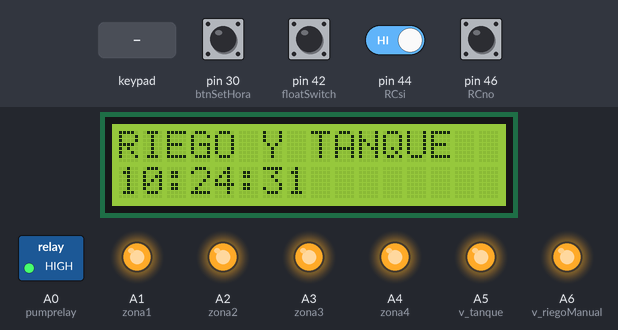
Recording of a sketch running on a simulated Arduino Mega 2560, built with avr-gcc and run on an emulated ATmega2560. Parts: 16×2 character LCD, switched loads named in the sketch (green lamp = pin HIGH), output pins drawn as LEDs (lit = HIGH). The inputs (shaded band) are chosen by the test bench; at power-on: pin 30 (btnSetHora), pin 42 (floatSwitch), pin 44 (RCsi), pin 46 (RCno) HIGH. The local clock reads 2024-03-15 10:24:30 at power-on unless the sketch sets it; storage starts empty.

Above: at 1.3 s.
1.4 s: pin 42 (floatSwitch) pulled LOW for 0.15 s
At 1.8 s:
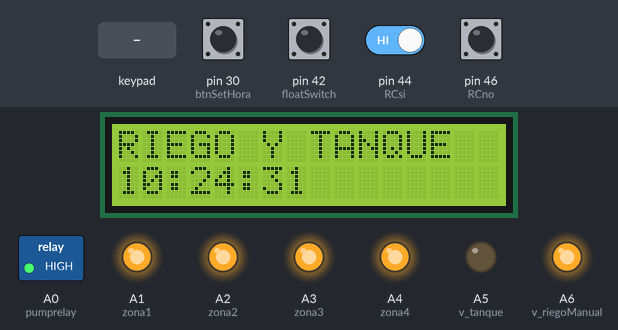
2.1 s: pin 44 (RCsi) driven LOW
At 4.8 s:
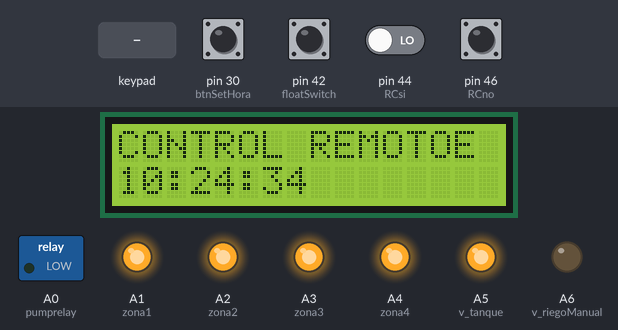
5.1 s: pin 30 (btnSetHora) pulled LOW for 1 s
At 6.3 s:
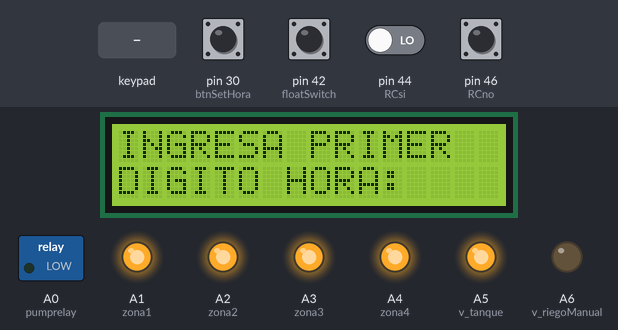
7.6 s: keypad keys 1 2 1 1 1 0 pressed 0.4 s apart
At 9.9 s:
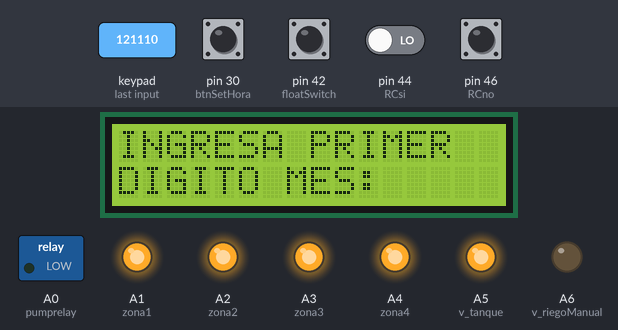
11.5 s: key '1' pressed
At 12.1 s:
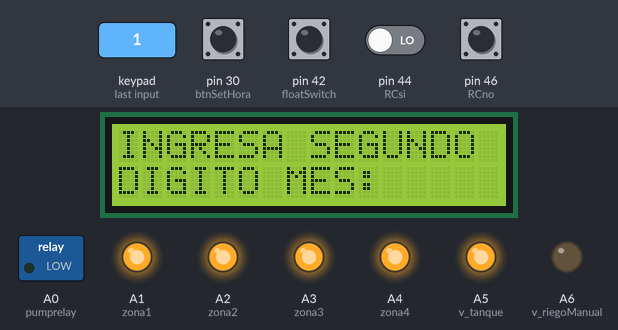
13.0 s: keypad keys 9 8 7 6 pressed 0.4 s apart
At 14.1 s:
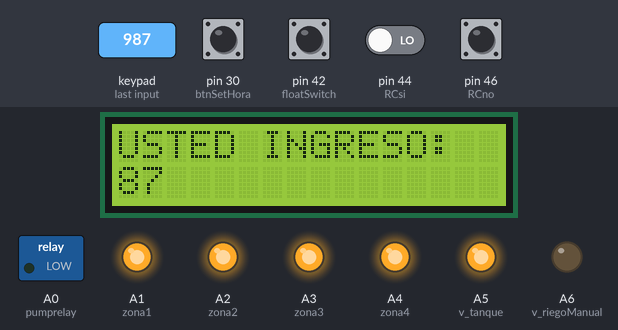
Timing chart, 0 to 16.0 s (numbered marks = the images above; inputs shaded):
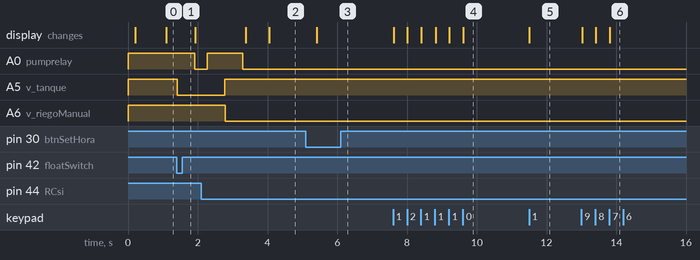

The sketch:

water.ino
```cpp
//Created by Alejandro Garcia for atmega2560
// The system controlls the level of water tank, irrigation and pressure.
// the water is extracted from 35 meters deep by a lectric pump controlled by this system throw a 5v Relay
// In addition the systems irrigates over 4 zones (programmable).
// All Events are logged on SDCARD (note: sdcard library uses 512 Bytes of RAM memory)
// A lc1602 Display shows the current status of the system and it is requiered for Time/Date setup
// A matrix 4x4 Keyboard is required for time setup
// The system includes a remote control using HT12 E/D (which activates the pump and a solenoid valve send flow trougth a hose 5th zone)
// Solenoid valves are requiered and 7 relays ( 1 pump, 4 zones, 1 house water tank, hose )
//
// The comments will be traslated to English on request
// I am aware that the code is not the best, but works fine ! and it could be helpful to someone doing something similar
// I will be working on it again durring 2016 to make it cleaner and ligth enough to fit in Ard UNO RAM memory
// mesihas@gmail.com


#include <Wire.h>
#include <LiquidCrystal.h>
#include <Time.h>
#include <TimeAlarms.h>
#include <DS1307RTC.h>
#include <avr/wdt.h>
#include <Keypad.h>
#include <SPI.h>
#include <SD.h>

// RELAYS
int v_riegoManual = A6;
int v_tanque = A5;
int zona4 = A4;
int zona3 = A3;
int zona2 = A2;
int zona1 = A1;
int pumprelay = A0;
int buzzer = 1;

// botones y Switches
int btnSetHora = 30;
int Z1M=1;
int Z2M=1;
int Z3M=1;
int Z4M=1;
int TnqM=1;
int RCsi = 44;
int RCno = 46;
int floatSwitch = 42;
int snrlluvia = 1;
// SPI
const int chipSelect = 53; ////SD card

int pantalla = 0;
int i=0;
int intZona=0;


char tiempo[2];
String hora;
String minu;
String segu;
String dia;
String mes;
String anio;

String dataString; // para log SD

const int numRows = 2;
const int numCols = 16;

LiquidCrystal lcd(14, 15, 16, 17, 18, 19);
//LiquidCrystal_I2C lcd(0x26,16,2);

//########### KeyPad ####################
const byte ROWS = 4; // Four rows
const byte COLS = 3; // Three columns
// Define the Keymap
char keys[ROWS][COLS] = {
  {'1','2','3'},
  {'4','5','6'},
  {'7','8','9'},
  {'#','0','*'}
};
// Connect keypad ROW0, ROW1, ROW2 and ROW3 to these Arduino pins.
byte rowPins[ROWS] = { 9, 8, 7, 6 };
// Connect keypad COL0, COL1 and COL2 to these Arduino pins.
byte colPins[COLS] = { 12, 11, 10 };
// Create the Keypad
Keypad kpd = Keypad( makeKeymap(keys), rowPins, colPins, ROWS, COLS );
//#define ledpin 13 // Keypad

//########### KeyPad #######################
//########### RAIN SENSOR ##################
// lowest and highest sensor readings:
const int sensorMin = 0;     // sensor minimum
const int sensorMax = 1024;  // sensor maximum
//########### RAIN SENSOR ####################


//int calibrationTime = 30;
boolean runningRiego = false;
boolean runningTanque = false;
boolean runningRC = false;
boolean dspRiego = false;
boolean dspRiegoManual = false;
boolean dspTanque = false;
boolean crSI= false;
boolean crNO= false;
//


int valorSwitchTanque  = digitalRead(floatSwitch);
int valorRCsi= digitalRead(RCsi);
int valorRCno= digitalRead(RCno);

int range; //rain sensor
/*
//the time when the sensor outputs a low impulse
long unsigned int lowIn;

//the amount of milliseconds the sensor has to be low
//before we assume all motion has stopped
long unsigned int pause = 5000;

boolean lockLow = true;
boolean takeLowTime;

int pirPin = 4;    //the digital pin connected to the PIR sensor's output
int ledPin = 13;
// the follow variables are long's because the time, measured in miliseconds,
// will quickly become a bigger number than can be stored in an int.

*/
//int clockAddress = 0x68; // direccion I2C
void setup()
{

  pinMode(pumprelay, OUTPUT);
  pinMode(zona1, OUTPUT);
  pinMode(zona2, OUTPUT);
  pinMode(zona3, OUTPUT);
  pinMode(zona4, OUTPUT);
  pinMode(v_tanque, OUTPUT);
  pinMode(v_riegoManual, OUTPUT);
  pinMode(buzzer, OUTPUT);

  pinMode(btnSetHora, INPUT_PULLUP);
  pinMode(floatSwitch, INPUT_PULLUP);
  pinMode(RCsi, INPUT);
  pinMode(RCno, INPUT);

  digitalWrite(pumprelay, HIGH);
  digitalWrite(zona1, HIGH);
  digitalWrite(zona2, HIGH);
  digitalWrite(zona3, HIGH);
  digitalWrite(zona4, HIGH);
  digitalWrite(v_tanque, HIGH);
  digitalWrite(v_riegoManual, HIGH);
  //########### KeyPad ####################
//  pinMode(ledpin,OUTPUT);
//  digitalWrite(ledpin, HIGH);
  //########### KeyPad ####################
 // lcd.init();
  Serial.begin(9600);
  // Used to type in characters
  setSyncProvider(RTC.get);   // ***the function to get the time from the RTC***
  lcd.begin(numCols, numRows);

//########### SD Card ####################
   // Serial.print("Initializing SD card...");
  // make sure that the default chip select pin is set to
  // output, even if you don't use it:
    pinMode(10, OUTPUT);

  // see if the card is present and can be initialized:
  if (!SD.begin(chipSelect)) {
 //   Serial.println("Card failed, or not present");
    // don't do anything more:
    return;
  }
 // Serial.println("card initialized.");
//###########  SD Card  ####################

/*
  //----------Inicializo el sensor de movimiento-------------
  //pinMode(pirPin, INPUT);
 // pinMode(ledPin, OUTPUT);
 // digitalWrite(pirPin, LOW);

  //give the sensor some time to calibrate
  /*Serial.print("calibrating sensor ");
    for(int i = 0; i < calibrationTime; i++){
      Serial.print(".");
      delay(1000);
      }
    Serial.println(" done");
    Serial.println("SENSOR ACTIVE");
    delay(50);


  //------------- Timers riego-----------
  Alarm.alarmRepeat(22,00,0, zona1_on);
  Alarm.alarmRepeat(22,05,30, apagar);
  //
  Alarm.alarmRepeat(22,10,0, zona2_on);
  Alarm.alarmRepeat(22,15,30, apagar);
  //
  Alarm.alarmRepeat(22,20,0, zona3_on);
  Alarm.alarmRepeat(22,25,30, apagar);
  //
  Alarm.alarmRepeat(22,30,0, zona4_on);
  Alarm.alarmRepeat(22,35,30, apagar);

  ////// MANIANA >>>>>>>>>>>>>>
  Alarm.alarmRepeat(9,00,00, zona1_on);
  Alarm.alarmRepeat(9,15,00, apagar);

  Alarm.alarmRepeat(9,20,00, zona2_on);
  Alarm.alarmRepeat(9,35,00, apagar);

  Alarm.alarmRepeat(9,40,00, zona3_on);
  Alarm.alarmRepeat(9,55,00, apagar);

  Alarm.alarmRepeat(10,00,00, zona4_on);
  Alarm.alarmRepeat(10,15,00, apagar);
*/
  dataString="Arranca";
  sdlog();
}

void loop(){
  Alarm.delay(100);
  //pir();
  automaticoTanque();
  RC();
  i=i+1;

     if (i==100000){
       softwareReset();
     }

 // valorSwitchRiego = digitalRead(btn_riegoManual);
 int  valorSwitchTanque = digitalRead(floatSwitch);
 display();
 setHora();
 //setSyncProvider(RTC.get);
 //lluvia();
}

// ########### Software Reset timer just in case the systems Stability #######################
  /*
  15mS    WDTO_15MS
  30mS    WDTO_30MS
  60mS    WDTO_60MS
  120mS   WDTO_120MS
  250mS   WDTO_250MS
  500mS   WDTO_500MS
  1S      WDTO_1S
  2S      WDTO_2S
  4S      WDTO_4S
  8S      WDTO_8S
  */
void softwareReset(){
  delay(50);
  if (runningRiego==true or runningTanque == true && runningRC == true){
  }else{
      wdt_enable(WDTO_15MS);
      while(1){}
  }
}

// ########### BOMBA #######################
void bomba_on() {
  delay(500);
  digitalWrite(pumprelay, LOW);
}


// ########### Apagar Todo #######################
void apagar() {

  digitalWrite(pumprelay, HIGH);
  delay(500);
  digitalWrite(zona1, HIGH);
  digitalWrite(zona2, HIGH);
  digitalWrite(zona3, HIGH);
  digitalWrite(zona4, HIGH);
  digitalWrite(v_riegoManual, HIGH);
  digitalWrite(v_tanque, HIGH);
  runningRiego = false;
  pantalla=0;
  dataString="Apaga bomba";
  sdlog();
}


void zona1_on() {
    if (runningTanque==false && runningRC==false) {
        runningRiego = true;
        digitalWrite(zona1, LOW);
        delay(500);
        digitalWrite(pumprelay, LOW);
//        Serial.println("SI senior, zona 1");
//        serialPrintHora();
        dataString="zona 1";
        sdlog();
        pantalla=3;
        intZona  =1;
    }
    else {}

}

void zona2_on() {
    if (runningTanque==false && runningRC==false) {
        runningRiego = true;
        digitalWrite(zona2, LOW);
        delay(500);
        digitalWrite(pumprelay, LOW);
      //  Serial.println("SI senior, zona 2");
      //  serialPrintHora();
        dataString="zona 2";
        sdlog();
        pantalla=4;
        intZona  =2;
    }
    else {}

}

void zona3_on() {
    if (runningTanque==false && runningRC==false) {
      runningRiego = true;
      digitalWrite(zona3, LOW);
      delay(500);
      digitalWrite(pumprelay, LOW);
    //  Serial.println("SI senior, zona 3");
   //   serialPrintHora();
      dataString="zona 3";
      sdlog();
      pantalla=5;
      intZona  =3;
    }
    else {}
}


void zona4_on() {

    if (runningTanque==false && runningRC==false) {
      runningRiego = true;
      digitalWrite(zona4, LOW);
      delay(500);
      digitalWrite(pumprelay, LOW);
      pantalla=6;
//      Serial.println("SI senior, zona 4");
//      serialPrintHora();
      dataString="zona 4";
      sdlog();
      intZona  =4;
    }
    else {}
}

// ########### AUTOMATICO TANQUE #######################
void automaticoTanque(){
    valorSwitchTanque = digitalRead(floatSwitch);

    if (valorSwitchTanque == LOW && runningRiego==false && runningRC==false) {
      runningTanque=true;
      digitalWrite(v_tanque, LOW);
      delay(500);
      digitalWrite(pumprelay, LOW);
      pantalla=1;
  //    Serial.println("SI senior, Tanque");
  //    serialPrintHora();
      if (dataString="Llena tanque") {
      }else{
        dataString="Llena tanque";
        sdlog();
      }
    }
     if(runningRiego==false && valorSwitchTanque == HIGH && runningRC == false){
          if (valorSwitchTanque == HIGH && runningTanque == true) {
              delay(250);
              digitalWrite(pumprelay, HIGH);
              delay(500);
              digitalWrite(v_tanque, HIGH);
              runningTanque=false;
              pantalla=0;
       //       Serial.println("Apaga, Tanque");
      //        serialPrintHora();
              dataString="Apaga tanque";
              sdlog();


          } else {}
     }else{}
}

// ########### CONTRO REMORTO #######################

void RC(){

  valorRCsi = digitalRead(RCsi);
  valorRCno = digitalRead(RCno);


  if (valorRCsi == LOW && valorRCno == LOW){

 //   Serial.println("Kilombo RF");
 //   serialPrintHora();

  }
  else {

          if (runningRiego==false && runningTanque==false ){

                    if (runningRC == true){

                    }else{

                           if (valorRCsi == LOW){
                              runningRC == true;
                              digitalWrite(v_riegoManual, LOW);
                              delay(500);
                              digitalWrite(pumprelay, LOW);
                             // analogWrite(buzzer,128);
                              delay(50);
                           //   analogWrite(buzzer, 0);
              //                Serial.println("Arranca  CR");
              //                serialPrintHora();
                              pantalla=2;
                              dataString="Arranca  CR";
                              sdlog();

                            }else{}

                            if (valorRCno == LOW){
                              runningRC == false;
                              delay(250);
                              digitalWrite(pumprelay, HIGH);
                              delay(500);
                              digitalWrite(v_riegoManual, HIGH);
            //                  Serial.println("Stop CR");
            //                  serialPrintHora();
                              pantalla=0;
                              dataString="Apaga CR";
                              sdlog();
                            }else{ }
                    }

          }else{}
  }
}


void display(){

      if ((minute()==00 || minute()==10  || minute()==20  || minute()==30  || minute()==40  || minute()==50) && second()==00 )
      {lcd.clear();}else{}

    switch (pantalla) {
          case 0:
              lcd.setCursor(0,0);
              lcd.print("RIEGO Y TANQUE ");
              lcdPrintHora();
              break;
          case 1:
                lcd.setCursor(0,0);
                lcd.print("LLENANDO TANQUE");
                lcdPrintHora();
                break;
          case 2:
                lcd.setCursor(0,0);
                lcd.print("CONTROL REMOTO");
                lcdPrintHora();
                break;

            case 3:
                lcd.setCursor(0,0);
                lcd.print("RIEGO ZONA 1");
                lcdPrintHora();
                break;
            case 4:
                lcd.setCursor(0,0);
                lcd.print("RIEGO ZONA 2");
                lcdPrintHora();
            break;
             case 5:
                lcd.setCursor(0,0);
                lcd.print("RIEGO ZONA 3");
                lcdPrintHora();
            break;
            case 6:
                lcd.setCursor(0,0);
                lcd.print("RIEGO ZONA 4");
                lcdPrintHora();
          default:;

    }


}

void lcdPrintHora(){

                lcd.setCursor(0,1);
                lcd.print(hour());
                lcd.print(":");
                lcd.print(minute());
                lcd.print(":");
                lcd.print(second());
}


void serialPrintHora(){
//               Serial.print(hour());
//               Serial.print(":");
//               Serial.print(minute());
//               Serial.print(":");
//               Serial.println(second());
//               Serial.println("-----------------------------");
}

void setHora(){
    if (digitalRead(btnSetHora) == LOW){
        //############################################# Hora
        lcd.clear();
        lcd.setCursor(0,0);
        lcd.print("INGRESA PRIMER");
        lcd.setCursor(0,1);
        lcd.print("DIGITO HORA:");
        char key = kpd.waitForKey();
        if(key) {
          lcd.print(key);
          tiempo[0]=key;
        }else{}
        lcd.clear();
        lcd.setCursor(0,0);
        lcd.print("INGRESA SEGUNDO");
        lcd.setCursor(0,1);
        lcd.print("DIGITO HORA:");
        key = kpd.waitForKey();
        if(key) {
          lcd.print(key);
          tiempo[1]=key;
        }else{}
        lcd.clear();
        lcd.setCursor(0,0);
        lcd.print("USTED INGRESO:");
        lcd.setCursor(0,1);
        lcd.print(tiempo[0]);
        lcd.print(tiempo[1]);
        hora +=(tiempo[0]);
        hora +=(tiempo[1]);
        //############################################# Minutos
        lcd.clear();
        lcd.setCursor(0,0);
        lcd.print("INGRESA PRIMER");
        lcd.setCursor(0,1);
        lcd.print("DIGITO MIBUTOS:");
        key = kpd.waitForKey();
        if(key) {
          lcd.print(key);
          tiempo[0]=key;
        }else{}
        lcd.clear();
        lcd.setCursor(0,0);
        lcd.print("INGRESA SEGUNDO");
        lcd.setCursor(0,1);
        lcd.print("DIGITO MINUTOS:");
        key = kpd.waitForKey();
        if(key) {
        lcd.print(key);
        tiempo[1]=key;
        }else{}

        lcd.clear();
        lcd.setCursor(0,0);
        lcd.print("USTED INGRESO:");
        lcd.setCursor(0,1);
        lcd.print(tiempo[0]);
        lcd.print(tiempo[1]);
        minu +=(tiempo[0]);
        minu +=(tiempo[1]);
        //############################################# Segundos
        segu= "00";
        //############################################# dia
        lcd.clear();
        lcd.setCursor(0,0);
        lcd.print("INGRESA PRIMER");
        lcd.setCursor(0,1);
        lcd.print("DIGITO DIA:");
        key = kpd.waitForKey();
        if(key) {
          lcd.print(key);
          tiempo[0]=key;
        }else{}
        lcd.clear();
        lcd.setCursor(0,0);
        lcd.print("INGRESA SEGUNDO");
        lcd.setCursor(0,1);
        lcd.print("DIGITO DIA:");
        key = kpd.waitForKey();
        if(key) {
          lcd.print(key);
          tiempo[1]=key;
        }else{}
        lcd.clear();
        lcd.setCursor(0,0);
        lcd.print("USTED INGRESO:");
        lcd.setCursor(0,1);
        lcd.print(tiempo[0]);
        lcd.print(tiempo[1]);
        dia +=(tiempo[0]);
        dia +=(tiempo[1]);
        //############################################# Mes
        lcd.clear();
        lcd.setCursor(0,0);
        lcd.print("INGRESA PRIMER");
        lcd.setCursor(0,1);
        lcd.print("DIGITO MES:");
        key = kpd.waitForKey();
        if(key) {
          lcd.print(key);
          tiempo[0]=key;
        }else{}
        lcd.clear();
        lcd.setCursor(0,0);
        lcd.print("INGRESA SEGUNDO");
        lcd.setCursor(0,1);
        lcd.print("DIGITO MES:");
        key = kpd.waitForKey();
        if(key) {
          lcd.print(key);
          tiempo[1]=key;
        }else{}
        lcd.clear();
        lcd.setCursor(0,0);
        lcd.print("USTED INGRESO:");
        lcd.setCursor(0,1);
        lcd.print(tiempo[0]);
        lcd.print(tiempo[1]);
        mes +=(tiempo[0]);
        mes +=(tiempo[1]);
       //############################################# Anio
        lcd.clear();
        lcd.setCursor(0,0);
        lcd.print("INGRESA TERCER");
        lcd.setCursor(0,1);
        lcd.print("DIGITO ANIO:");
        key = kpd.waitForKey();
        if(key) {
          lcd.print(key);
          tiempo[0]=key;
        }else{}
        lcd.clear();
        lcd.setCursor(0,0);
        lcd.print("INGRESA CUARTO");
        lcd.setCursor(0,1);
        lcd.print("DIGITO ANIO:");
        key = kpd.waitForKey();
        if(key) {
          lcd.print(key);
          tiempo[1]=key;
        }else{}
        lcd.clear();
        lcd.setCursor(0,0);
        lcd.print("USTED INGRESO:");
        lcd.setCursor(0,1);
        lcd.print(tiempo[0]);
        lcd.print(tiempo[1]);
        anio="20";
        anio +=(tiempo[0]);
        anio +=(tiempo[1]);
        delay(4000);
        lcd.clear();
        lcd.setCursor(0,0);
        lcd.print(hora);
        lcd.print(":");
        lcd.print(minu);
        lcd.print(":");
        lcd.print(segu);
        lcd.setCursor(0,1);
        lcd.print(dia);
        lcd.print(":");
        lcd.print(mes);
        lcd.print(":");
        lcd.print(anio);

        int horax=hora.toInt();
        int minux=minu.toInt();
        int segux=segu.toInt();
        int diax=dia.toInt();
        int mesx=mes.toInt();
        int aniox=anio.toInt();


        setTime(horax, minux, segux, diax ,mesx, aniox);
        RTC.set(now());
        lcd.clear();


  }else{}

}


void lluvia() {
  // read the sensor on analog A0:
	int sensorReading = analogRead(snrlluvia);
  // map the sensor range (four options):
  // ex: 'long int map(long int, long int, long int, long int, long int)'
	int range = map(sensorReading, sensorMin, sensorMax, 0, 3);
  // range value:
  switch (range) {
 case 0:    // Sensor getting wet
 //   Serial.println("Flood");
    dataString="Flood";
    sdlog();
    break;
 case 1:    // Sensor getting wet
 //   Serial.println("Rain Warning");
     dataString="Rain Warning";
     sdlog();
    break;
 case 2:    // Sensor dry - To shut this up delete the " Serial.println("Not Raining"); " below.
    //Serial.println("Not Raining");
     //dataString="Not Raining";
    break;
  }
  delay(100);  // delay between reads
}

void sdlog(){

    // open the file. note that only one file can be open at a time,
  // so you have to close this one before opening another.
  File dataFile = SD.open("datalog.txt", FILE_WRITE);


dataString = dataString + " // " + hour() + ":" + minute() + ":" + second() + " // " + day() + "-" + month() + "-" + year();

  // if the file is available, write to it:
  if (dataFile) {
    dataFile.println(dataString);
    dataFile.close();
    // print to the serial port too:
//    Serial.println(dataString);
  }
  // if the file isn't open, pop up an error:
  else {//Serial.println("error opening datalog.txt");
  }


}
```

Measured:
- after the input at 1.4 s, A0 (pumprelay): HIGH → LOW after 0.52 s; A5 (v_tanque): HIGH → LOW at once
- after the input at 2.1 s, A6 (v_riegoManual): HIGH → LOW after 0.69 s; the display: first changes after 1.3 s (image 2 shows a later state)
- after the input at 5.1 s, the display: changes after 0.31 s (image 3)
- after the input at 7.6 s, the display: first changes at once (image 4 shows a later state)
- after the input at 11.5 s, the display: changes at once (image 5)
- after the input at 13.0 s, the display: first changes at once (image 6 shows a later state)
